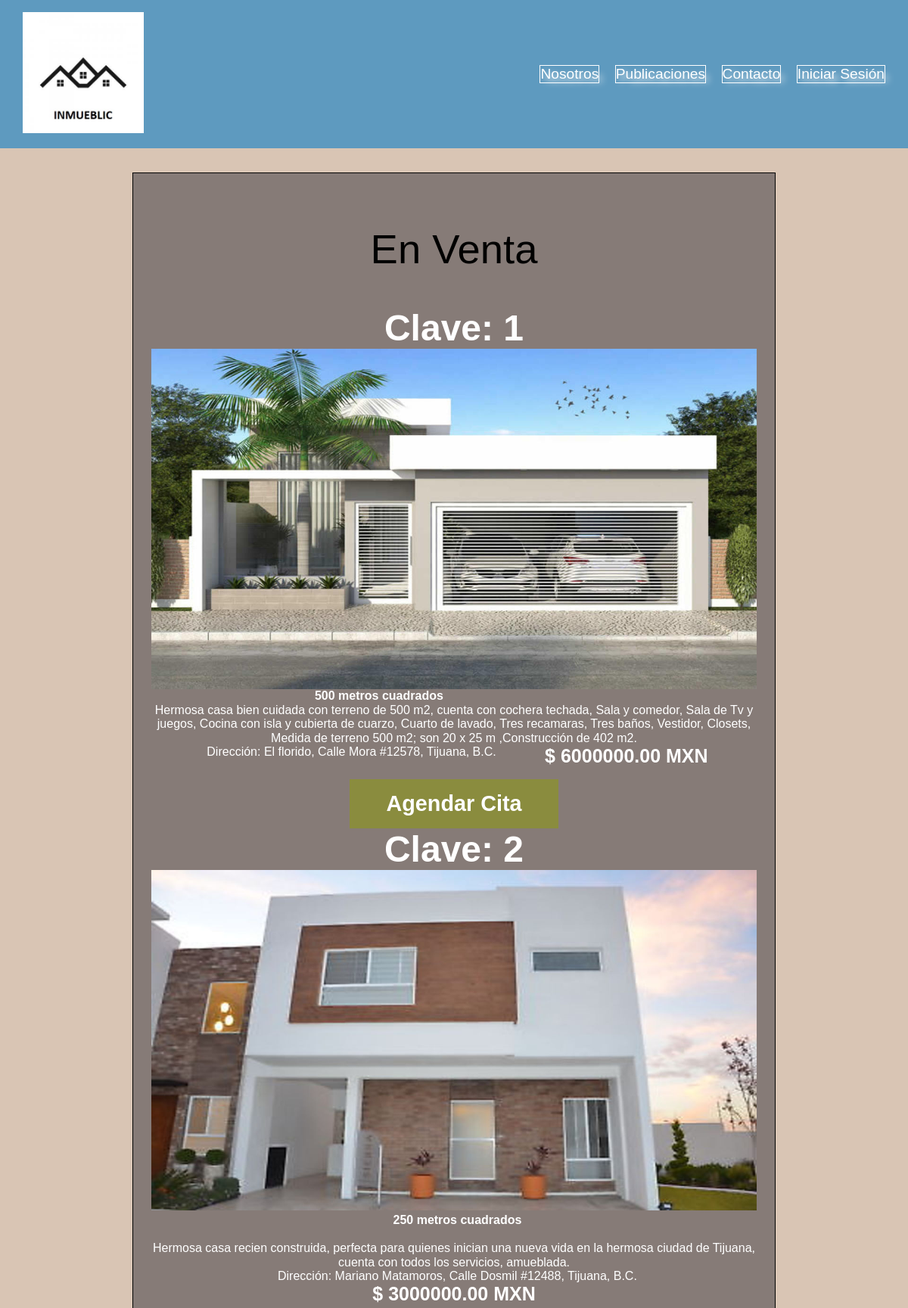
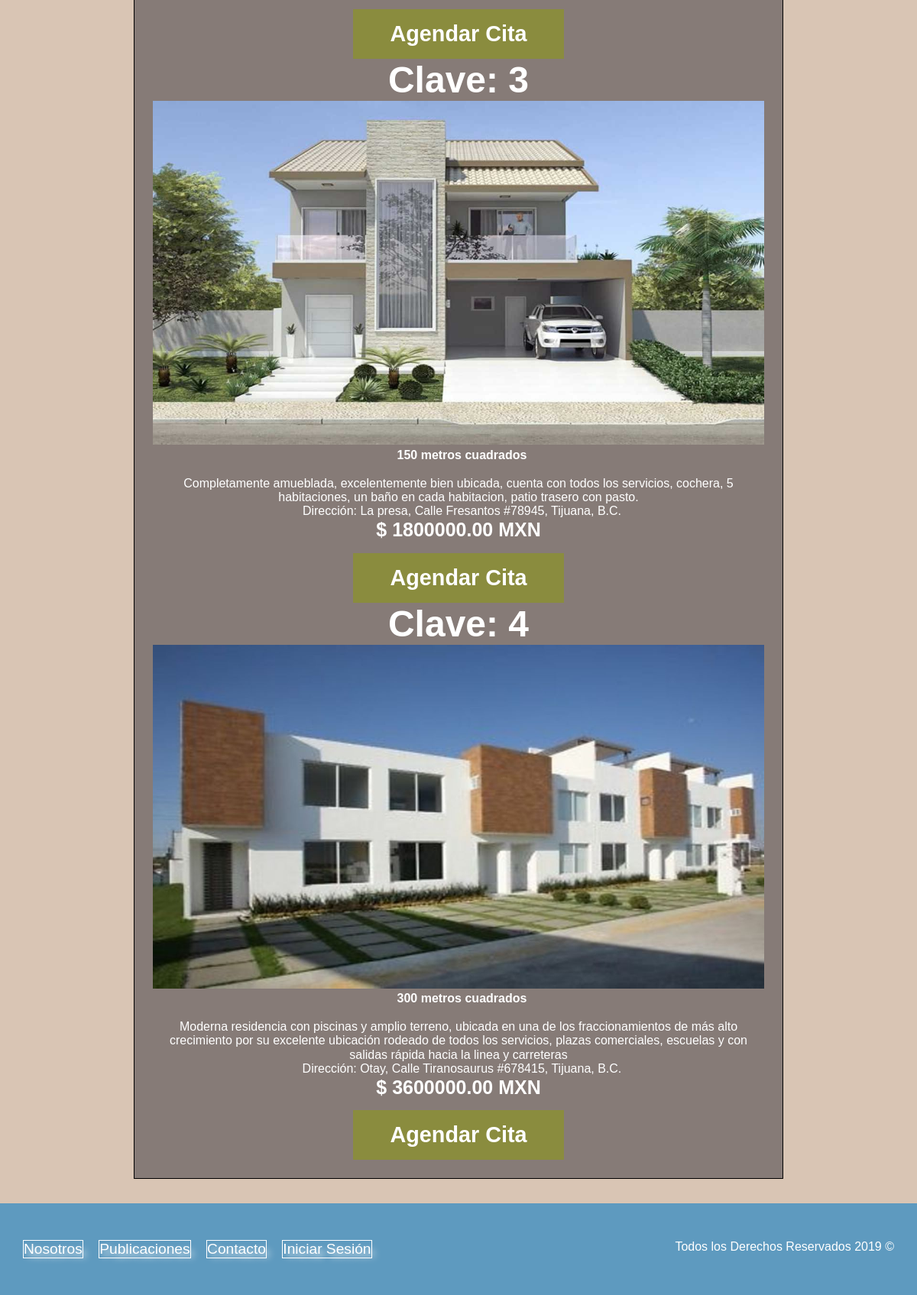
The app's page /anuncios.php with its own data (2 pictures, top to bottom).
### tables this page shows
create table casa(
cas_id int primary key auto_increment,
cas_fecha_registro date not null,
cas_estatus char(1) not null,
cas_direccion varchar(100) not null,
cas_metros2 int not null,
cas_precio decimal(15,2) not null,
cas_descripcion varchar(300) not null,
cas_foto varchar(50) not null,
cas_fecha_venta date null,
cas_due_id int not null references duenio(due_id)
);

### anuncios.php (the view, shortened to what this page needs)
<!DOCTYPE html>
<html lang="es">
<head>
    <link rel="stylesheet" href="css/styles.css">
    <link rel="stylesheet" href="css/normalize.css">
    <link rel="stylesheet" href="css/pop.css">
</head>
<body>
<?php include("TOOLS/header.inc")?>
<main class="contenedor seccion contenido-centrado anuncio contenido-anuncio">
<h2 class="fw-300 centrar-texto">En Venta</h2>
<div class="contenedor-anuncios">
<?php
include("config1.php");
$con=@mysqli_connect($HOST,$USER,$PASS,$BD);
$con -> set_charset("utf8");
if($con){
		$query="SELECT * FROM casa where cas_estatus=1;";
		$consulta=mysqli_query($con,$query);
		if($consulta){
					  while($fila=mysqli_fetch_assoc($consulta)){
																$arreglo[]=$fila;
																}
					  foreach($arreglo as $ele){
								echo"<div class='blank'>";
                                echo"<h3>Clave: {$ele['cas_id']}</h3>";
                                echo"</div>";
                                echo"<img src='{$ele['cas_foto']}' alt='Imagen Anuncio'>";
                                echo"<p class='m2'> &nbsp; <b>{$ele['cas_metros2']} metros cuadrados</b></p><br>";
                                echo"<p>{$ele['cas_descripcion']}</p>";
                                echo"<p class='direccion'> &nbsp; Dirección: {$ele['cas_direccion']}</p>";
                                echo"<p class='precio'>$ {$ele['cas_precio']} MXN</p>";
                                echo"<a ' class='boton boton-verde ' href='#{$ele['cas_id']}'>Agendar Cita</a>";
                                echo"</div>";
                    }
}else{
        echo"Error en la consulta";
     }
}else{
echo "Error en la base de datos";
}
?>
</main>
<?php include("TOOLS/foter.inc")?>
</body>
</html>

### css/styles.css (style rules this page uses)
:root { --blue:#4B89BF; --ligth-blue:#5E9ABF; --green:#70732F; --ligth-green:#8A8C3E; --ligth-brown:#D9C5B4; --brown:#867B77; font-family: sans-serif, Arial, Helvetica; }
img { max-width: 100%; }
.contenedor { width: 95%; max-width: 120rem; margin: 0 auto; }
h2 { font-size: 3.4rem; }
h3 { font-size: 3rem; }
.seccion { margin-top: 2rem; margin-bottom: 2rem; }
.fw-300 { font-weight: 300; }
.centrar-texto { text-align: center; }
.contenido-centrado { max-width: 800px; }
.blank { color: #ffffff; }
body { background-color: var(--ligth-brown); }
.boton { color: #ffffff; font-weight: 700; text-decoration: none; font-size: 1.8rem; padding: 1rem 3rem; margin-top: 1rem; display: inline-block; text-align: center; border: none; display: block; flex: 0 0 100%; }
@media (min-width: 768px) { .boton { display: inline-block; flex: 0 0 auto; } }
.boton-verde { background-color: var(--ligth-green); }
@media (min-width: 768px) { .contenedor-anuncios { display: flex; justify-content: space-evenly; flex-wrap: wrap; } }
.anuncio { border: 1px solid black; background-color: var(--brown); margin-bottom: 2rem; }
@media (min-width: 768px) { .anuncio { flex: 0 0 calc(33.3% - 1rem); } }
.contenido-anuncio { padding: 1.5rem; text-align: center }
.contenido-anuncio h3, .contenido-anuncio p { margin: 0; color: #ffffff; }
.precio { color: #71B100; font-weight: 700; font-size: 25px; text-align: center; }

### records on screen
casa: cas_id "1", cas_foto (picture), cas_metros2 "500", cas_descripcion "Hermosa casa bien cuidada con terreno de 500 m2, cuenta con cochera techada, Sala y comedor, Sala de Tv y juegos, Cocina con isla y cubierta de cuarzo, Cuarto de lavado, Tres recamaras, Tres baños, Vestidor, Closets, Medida de terreno 500 m2; son 20 x 25 m ,Construcción de 402 m2.", cas_direccion "El florido, Calle Mora #12578, Tijuana, B.C.", cas_precio "6000000.00"
casa: cas_id "2", cas_foto (picture), cas_metros2 "250", cas_descripcion "Hermosa casa recien construida, perfecta para quienes inician una nueva vida en la hermosa ciudad de Tijuana, cuenta con todos los servicios, amueblada.", cas_direccion "Mariano Matamoros, Calle Dosmil #12488, Tijuana, B.C.", cas_precio "3000000.00"
casa: cas_id "3", cas_foto (picture), cas_metros2 "150", cas_descripcion "Completamente amueblada, excelentemente bien ubicada, cuenta con todos los servicios, cochera, 5 habitaciones, un baño en cada habitacion, patio trasero con pasto.", cas_direccion "La presa, Calle Fresantos #78945, Tijuana, B.C.", cas_precio "1800000.00"
casa: cas_id "4", cas_foto (picture), cas_metros2 "300", cas_descripcion "Moderna residencia con piscinas y amplio terreno, ubicada en una de los fraccionamientos de más alto crecimiento por su excelente ubicación rodeado de todos los servicios, plazas comerciales, escuelas y con salidas rápida hacia la linea y carreteras", cas_direccion "Otay, Calle Tiranosaurus #678415, Tijuana, B.C.", cas_precio "3600000.00"
